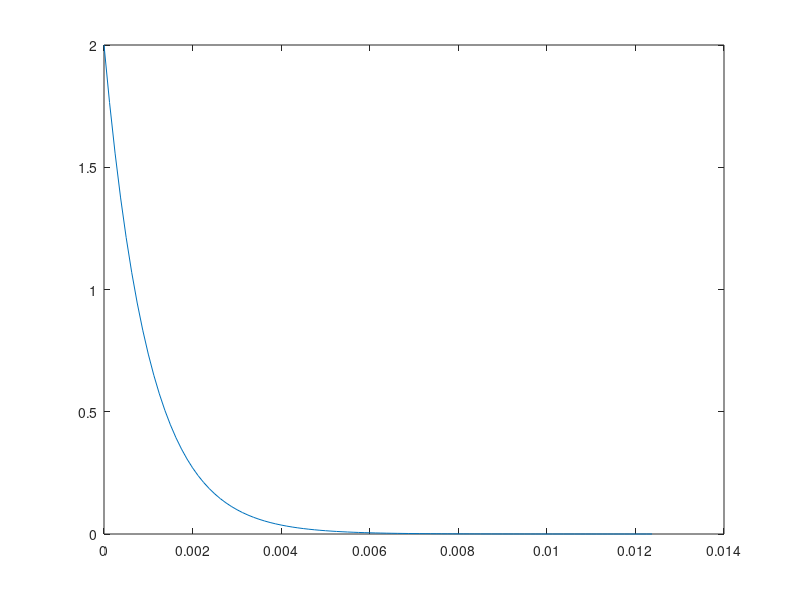
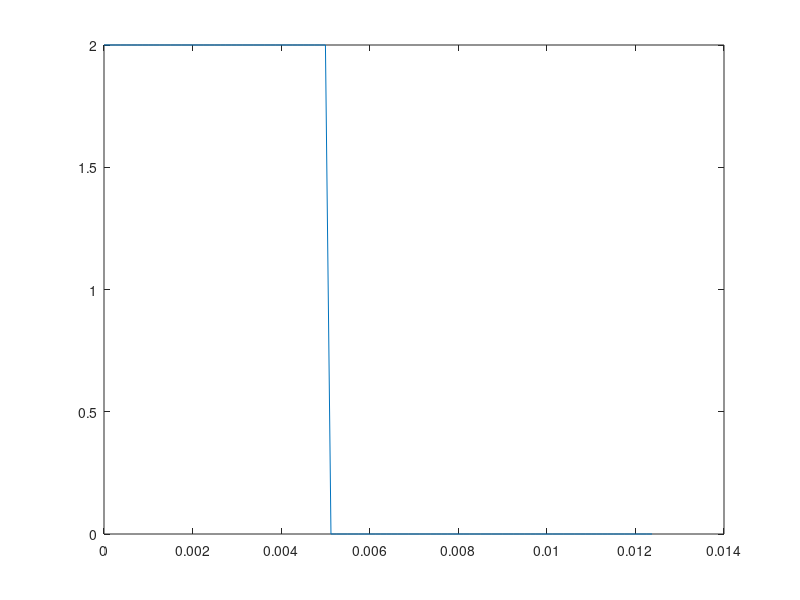
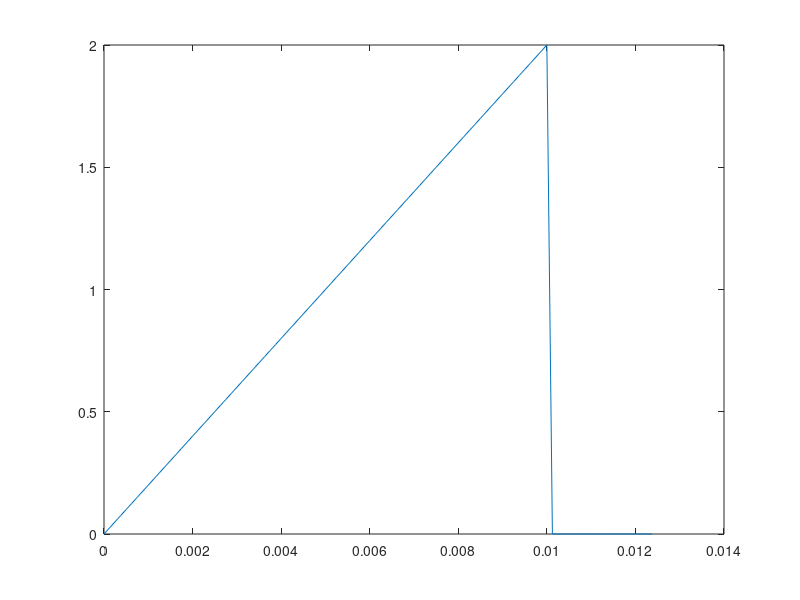
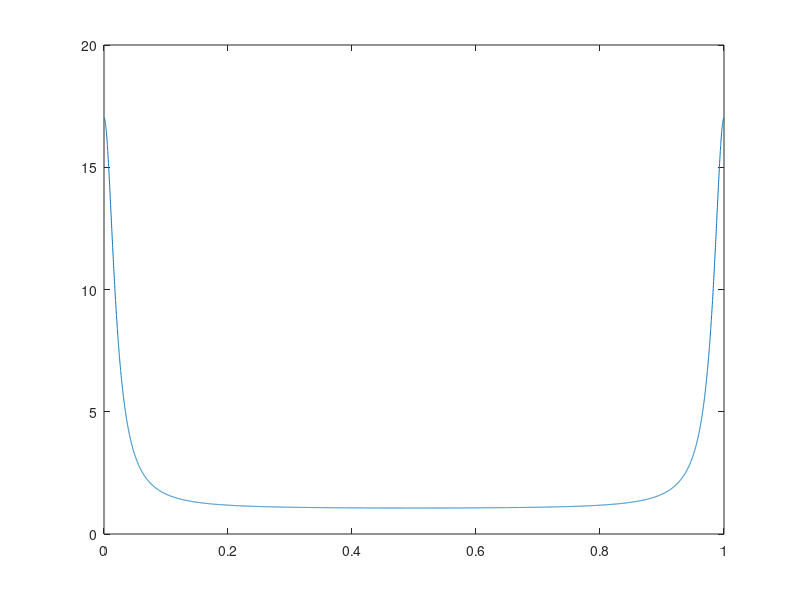

Source code (MATLAB) for these figures, in order:
Fs = 8e3;
t = 0:1/Fs:1;
t = t';
A = 2;
f0 = 1e3;
phi = pi/4;
alpha = 1e3;
T = 0.01;
s1 = A * exp (-alpha * t) .* (t >= 0);
FFT1 = fft(s1);
s2 = A * (abs(t) <= T/2);
FFT2 = fft(s2);
s3 = A * t / T .* (T >= 0) .* (t <= T);
FFT3 = fft(s3);
figure(1);
plot(t(1:100), s1(1:100))
figure(2);
plot(t(1:100), s2(1:100))
figure(3);
plot(t(1:100), s3(1:100))
figure(4);
plot(t(1:8001), FFT1(1:8001))
figure(5);
plot(t(1:8001), FFT2(1:8001))
figure(6);
plot(t(1:8001), FFT3(1:8001))